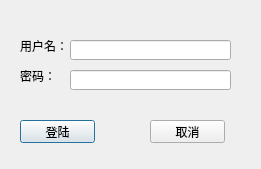
<?xml version="1.0" encoding="UTF-8"?>
<ui version="4.0">
 <class>LoginDialog</class>
 <widget class="QDialog" name="LoginDialog">
  <property name="geometry">
   <rect>
    <x>0</x>
    <y>0</y>
    <width>261</width>
    <height>169</height>
   </rect>
  </property>
  <property name="windowTitle">
   <string>登陆</string>
  </property>
  <widget class="QLineEdit" name="usrLineEdit">
   <property name="geometry">
    <rect>
     <x>70</x>
     <y>40</y>
     <width>161</width>
     <height>20</height>
    </rect>
   </property>
  </widget>
  <widget class="QLabel" name="label">
   <property name="geometry">
    <rect>
     <x>20</x>
     <y>40</y>
     <width>54</width>
     <height>12</height>
    </rect>
   </property>
   <property name="text">
    <string>用户名：</string>
   </property>
  </widget>
  <widget class="QLineEdit" name="pwdLineEdit">
   <property name="geometry">
    <rect>
     <x>70</x>
     <y>70</y>
     <width>161</width>
     <height>20</height>
    </rect>
   </property>
  </widget>
  <widget class="QLabel" name="label_2">
   <property name="geometry">
    <rect>
     <x>20</x>
     <y>70</y>
     <width>54</width>
     <height>12</height>
    </rect>
   </property>
   <property name="text">
    <string>密码：</string>
   </property>
  </widget>
  <widget class="QPushButton" name="LoginBtn">
   <property name="geometry">
    <rect>
     <x>20</x>
     <y>120</y>
     <width>75</width>
     <height>23</height>
    </rect>
   </property>
   <property name="text">
    <string>登陆</string>
   </property>
  </widget>
  <widget class="QPushButton" name="CancleBtn">
   <property name="geometry">
    <rect>
     <x>150</x>
     <y>120</y>
     <width>75</width>
     <height>23</height>
    </rect>
   </property>
   <property name="text">
    <string>取消</string>
   </property>
  </widget>
 </widget>
 <resources/>
 <connections>
  <connection>
   <sender>CancleBtn</sender>
   <signal>clicked()</signal>
   <receiver>LoginDialog</receiver>
   <slot>close()</slot>
   <hints>
    <hint type="sourcelabel">
     <x>187</x>
     <y>131</y>
    </hint>
    <hint type="destinationlabel">
     <x>130</x>
     <y>84</y>
    </hint>
   </hints>
  </connection>
 </connections>
</ui>
